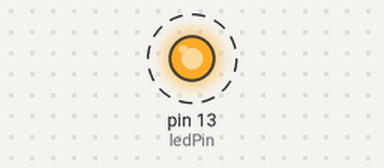
The sketch below on a simulated Arduino Uno, built with avr-gcc and run on an emulated ATmega328P. Shown: output pins drawn as LEDs (lit = HIGH). Dashed ring = blinking.

Above: at 0.04 s.
Timing chart, 0 to 3.0 s (numbered marks = the images above):
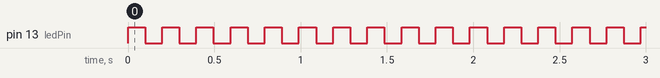

The sketch:

blink_led_externo.ino
```cpp
// Blink LED Externo - Parte 2

int ledPin = 13;  // LED conectado ao pino digital 13

void setup() {
  pinMode(ledPin, OUTPUT);  // Define o pino 13 como saída
}

void loop() {
  digitalWrite(ledPin, HIGH);  // Liga o LED
  delay(99);                   // Espera 99 ms
  digitalWrite(ledPin, LOW);   // Desliga o LED
  delay(99);                   // Espera 99 ms
}
```

Measured:
- by itself, pin 13 (ledPin): alternates HIGH for 0.10 s and LOW for 0.10 s
